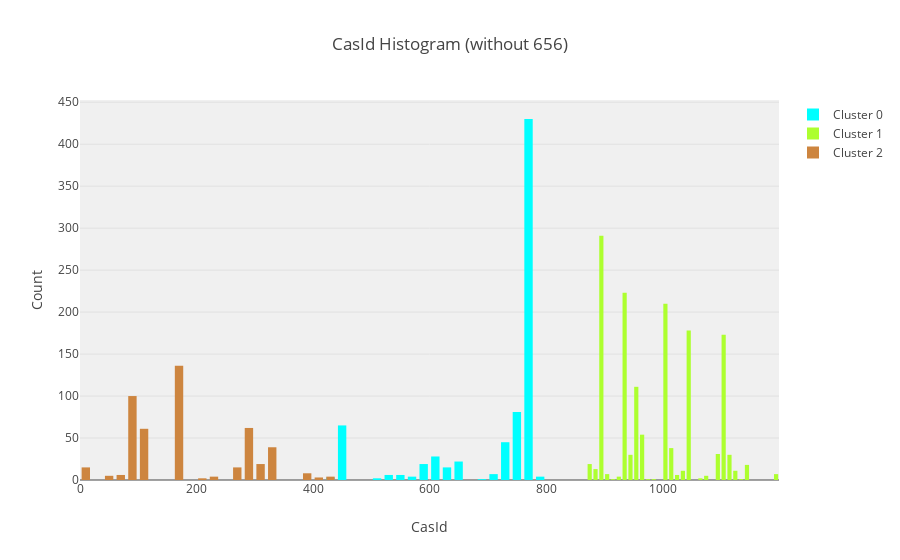

The notebook cell this image was saved under:
### Code cell
# Get CasId histogram filled by the color of its cluster.
data_plot = []
for c in range(max(clusters) + 1) :
    data_plot.append(
        go.Histogram(
            x = data_without_656[CASID_COLUMN][clusters == c].values,
            name = 'Cluster ' + str(c),
            marker = dict(
                color = COLOR_MAP[c]
            )
        )
    )

layout = go.Layout(
    title='CasId Histogram (without 656)',
    xaxis=dict(
        title='CasId'
    ),
    yaxis=dict(
        title='Count'
    ),
    bargap=0.2,
    bargroupgap=0.1,
    showlegend=True,
    barmode='overlay',
    plot_bgcolor='rgba(240,240,240, 0.95)'
)

fig = go.Figure(data=data_plot, layout=layout)
offline.iplot(fig)
pio.write_image(fig, get_path('histogram-casid-without656'))
Image(get_path('histogram-casid-without656'))

### Figure 1 — Plotly figure (JSON) as saved in the notebook; plotly's stock layout.template omitted (floating-point values rounded to 4 significant figures; data arrays with more than 128 entries replaced by an {"elided": "..."} marker saying what was removed)
{"data": [{"marker": {"color": "aqua"}, "name": "Cluster 0", "type": "histogram", "uid": "f1d44865-2c65-4005-8e0d-0f2a4e2da7cf", "x": {"elided": "738 int values"}}, {"marker": {"color": "greenyellow"}, "name": "Cluster 1", "type": "histogram", "uid": "4efcc0b5-9b86-47a8-9fed-c6334a146b46", "x": {"elided": "1476 int values"}}, {"marker": {"color": "peru"}, "name": "Cluster 2", "type": "histogram", "uid": "998cb7aa-3a98-4e44-af0b-14553c04335c", "x": {"elided": "479 int values"}}], "layout": {"bargap": 0.2, "bargroupgap": 0.1, "barmode": "overlay", "plot_bgcolor": "rgba(240,240,240, 0.95)", "showlegend": true, "title": {"text": "CasId Histogram (without 656)"}, "xaxis": {"title": {"text": "CasId"}}, "yaxis": {"title": {"text": "Count"}}}}
